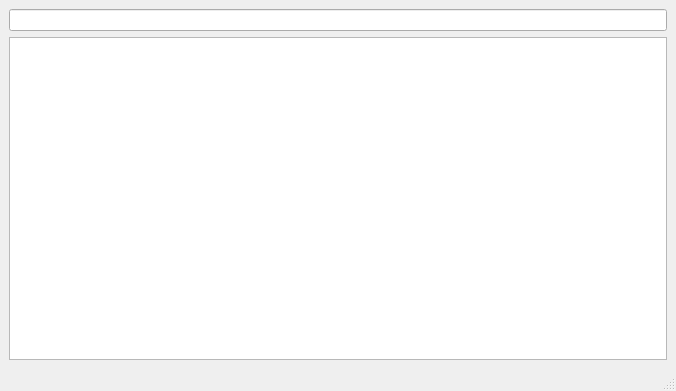
<?xml version="1.0" encoding="UTF-8"?>
<ui version="4.0">
 <class>MainWindow</class>
 <widget class="QMainWindow" name="MainWindow">
  <property name="geometry">
   <rect>
    <x>0</x>
    <y>0</y>
    <width>676</width>
    <height>391</height>
   </rect>
  </property>
  <property name="windowTitle">
   <string>MainWindow</string>
  </property>
  <widget class="QWidget" name="centralwidget">
   <layout class="QVBoxLayout" name="verticalLayout_2">
    <item>
     <layout class="QVBoxLayout" name="verticalLayout">
      <item>
       <widget class="QLineEdit" name="lineEdit"/>
      </item>
      <item>
       <widget class="QListWidget" name="listWidget"/>
      </item>
     </layout>
    </item>
   </layout>
  </widget>
  <widget class="QMenuBar" name="menubar">
   <property name="geometry">
    <rect>
     <x>0</x>
     <y>0</y>
     <width>676</width>
     <height>21</height>
    </rect>
   </property>
  </widget>
  <widget class="QStatusBar" name="statusbar"/>
 </widget>
 <resources/>
 <connections/>
</ui>
